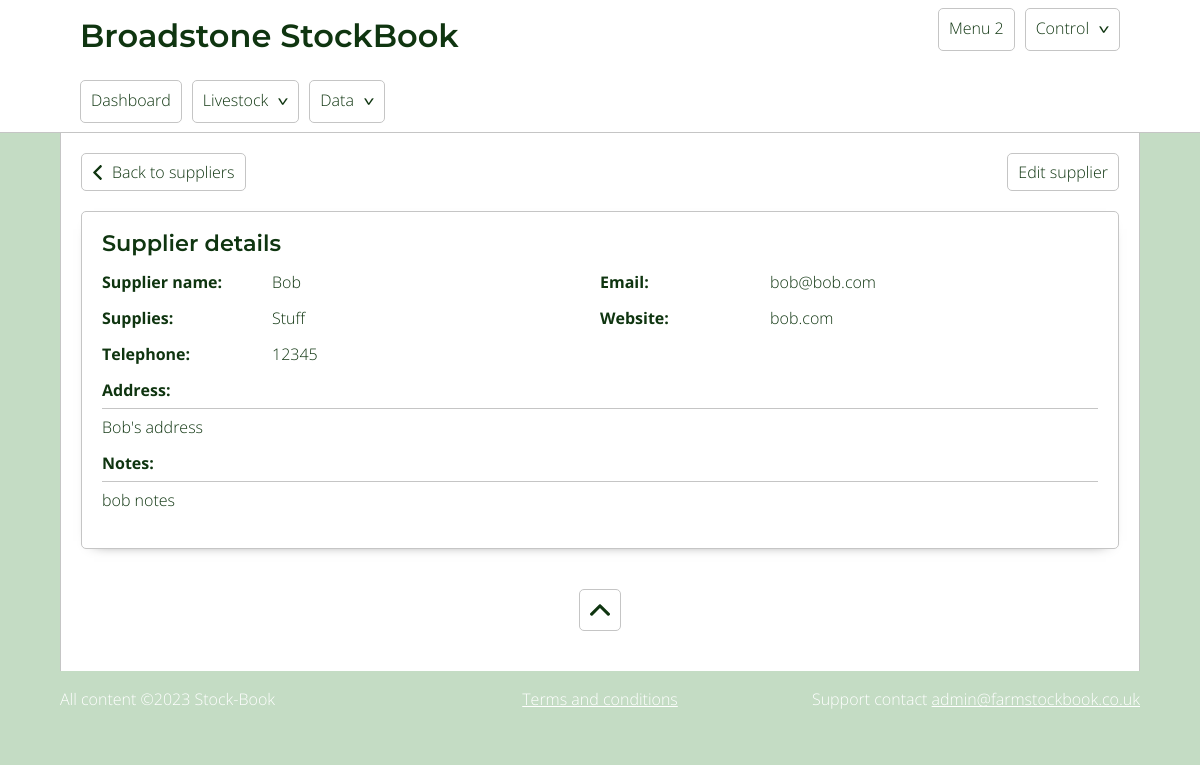
The app's page /suppliers.php?id=1 with its own data.
### tables this page shows
CREATE TABLE `supplier` (
  `id` int(11) NOT NULL,
  `supplier_name` varchar(400) NOT NULL,
  `supplies` text NOT NULL,
  `address` text NOT NULL,
  `website` varchar(400) NOT NULL,
  `email` varchar(400) NOT NULL,
  `telephone` varchar(100) NOT NULL,
  `notes` text NOT NULL,
  `deleted` tinyint(1) NOT NULL DEFAULT 0
);

### includes/classes/Supplier.class.php (the view, shortened to what this page needs)
<?php
    class Supplier extends Db{
            public function supplierCard($site_data, $id, $context){
                    $query = "SELECT * FROM supplier WHERE id = :id";
                    $sql = self::$conn -> prepare($query);
                    $sql -> bindParam(':id', $id);
                    $sql -> execute();
                $row = $sql -> fetch();
                $data = '';
                $data .= "<p class='controls'>";
                    $data .= "<a href='$site_data[site_root]/suppliers' class='back'>Back to suppliers</a>";
                    $data .= "<a class='right_aligned js_edit_btn' data-editid='$id' data-edittype='supplier' data-form='edit_supplier'>Edit supplier</a>";
                $data .= "</p>";
                $data .= "<div class='card supplierCard'>";
                    $data .= "<h2>Supplier details</h2>";
                    $data .= "<div class='col_2'>";
                        $data .= "<div>";
                            $data .= "<p><label>Supplier name:</label>$row[supplier_name]</p>";
                            $data .= "<p><label>Supplies:</label>$row[supplies]</p>";
                            $data .= "<p><label>Telephone:</label>$row[telephone]</p>";
                        $data.= "</div>";
                        $data.= "<div>";
                            $data .= "<p><label>Email:</label>$row[email]</p>";
                            $data .= "<p><label>Website:</label>$row[website]</p>";
                        $data .= "</div>";
                    $data .= "</div>";
                    $data .= "<div>";
                        $data .= "<p class='fullWidth'><label>Address:</label>$row[address]</p>";
                        $data .= "<p class='fullWidth'><label>Notes:</label>$row[notes]</p>";
                    $data .= "</div>";
                $data .= "</div>";
                if($context == 'echo'){
                    echo $data;
                }else{
                    return $data;
                }
            }
    }
?>

### includes/style/style.css (style rules this page uses)
a,abbr,acronym,address,applet,article,aside,audio,b,big,blockquote,body,canvas,caption,center,cite,code,dd,del,details,dfn,div,dl,dt,em,embed,fieldset,figcaption,figure,footer,form,h1,h2,h3,h4,h5,h6,header,hgroup,html,i,iframe,img,ins,kbd,label,legend,li,mark,menu,nav,object,ol,output,p,pre,q,ruby,s,samp,section,small,span,strike,strong,sub,summary,sup,table,tbody,td,tfoot,th,thead,time,tr,tt,u,ul,var,video { margin:0;padding:0;border:0;font-size:100%;font:inherit;vertical-align:baseline }
body { line-height:1 }
body { font-family:Open Sans,sans-serif;font-weight:300;font-size:16px;background-color:#c4dcc4;color:#0f3510;overflow-y:scroll }
p { margin:0 0 20px }
p label { font-weight:700;width:170px;padding-right:10px;vertical-align:top;display:inline-block }
p.fullWidth label { display:block;width:auto;margin:0 0 10px;border-bottom:1px solid #c5c5c5;padding:0 0 10px }
* { box-sizing:border-box }
h1,h2,h3,h4,h5 { font-family:Montserrat,sans-serif;font-weight:600;margin-bottom:20px;max-width:90% }
h2 { font-size:1.4em }
a.back { display:inline-block;background-image:url(/assets/img/left-arrow.svg);background-repeat:no-repeat;background-size:15px;background-position:8px 50%;text-decoration:none;color:#0f3510;padding:10px 10px 10px 30px;border:1px solid #c5c5c5;border-radius:5px }
a.right_aligned { display:inline-block;text-decoration:none;color:#0f3510;padding:10px;border:1px solid #c5c5c5;border-radius:5px;float:right;cursor:pointer }
.col_2 { display:flex;flex-wrap:wrap }
.col_2 div { flex-basis:49% }
.col_2 div:first-child { margin-right:10px }
.card { padding:20px;margin:10px 0 40px;box-shadow:0 5px 14px -13px #000;border:1px solid #c5c5c5;border-radius:5px }

### records on screen
supplier: supplier_name "Bob", supplies "Stuff", telephone "12345", email "bob@bob.com", website "bob.com", address "Bob's address", notes "bob notes"

### other values on screen
$site_data[site_name] "Broadstone"
$date "2023"
